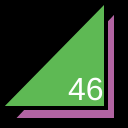
Frame 1 (no input)
Frame 60 (no input): identical to frame 1, image omitted
Frame 120 (the mouse pressed at the canvas centre since frame 60): identical to frame 1, image omitted

The p5.js sketch that drew this single still picture (run headless with seeded random() and noise() and a simulated clock; from frame 60 on, the mouse is pressed at the canvas centre):

// p5.js sketch
// ── sketch.js
function setup() {
  createCanvas(128,128);
}

function draw() {
  background(0);
  strokeWeight(4);
  fill(178, 100, 162);
  triangle(12,120,116,120,116,10);
  fill(94, 185, 84);
  triangle(0,108,106,108,106,0);
  fill(255);
  textSize(32);

  text("46", 68, 100);
}
